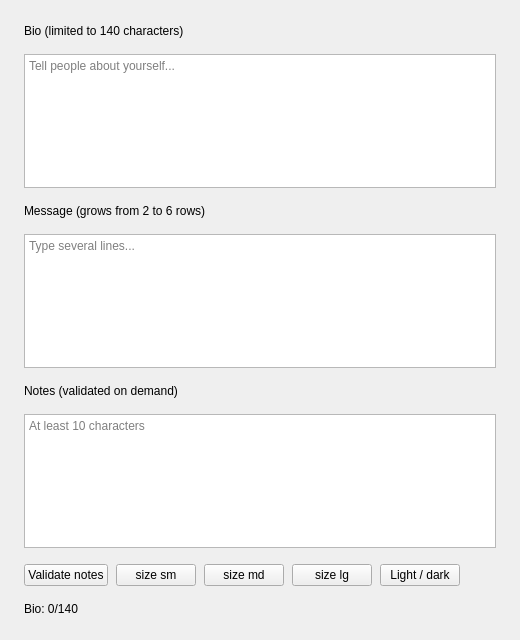
<?xml version='1.0' encoding='utf-8'?>
<ui version="4.0">
 <class>MainWindow</class>
 <widget class="QMainWindow" name="MainWindow">
  <property name="geometry">
   <rect>
    <x>0</x>
    <y>0</y>
    <width>520</width>
    <height>640</height>
   </rect>
  </property>
  <property name="windowTitle">
   <string>QCustomTextArea</string>
  </property>
  <widget class="QWidget" name="centralwidget">
   <layout class="QVBoxLayout" name="rootLayout">
    <property name="spacing">
     <number>16</number>
    </property>
    <property name="leftMargin">
     <number>24</number>
    </property>
    <property name="topMargin">
     <number>24</number>
    </property>
    <property name="rightMargin">
     <number>24</number>
    </property>
    <property name="bottomMargin">
     <number>24</number>
    </property>
    <item>
     <widget class="QLabel" name="bioHeading">
      <property name="text">
       <string>Bio (limited to 140 characters)</string>
      </property>
     </widget>
    </item>
    <item>
     <widget class="QCustomTextArea" name="bio">
      <property name="placeholderText">
       <string>Tell people about yourself...</string>
      </property>
      <property name="maxLength" stdset="0">
       <number>140</number>
      </property>
      <property name="showCounter" stdset="0">
       <bool>true</bool>
      </property>
      <property name="minRows" stdset="0">
       <number>3</number>
      </property>
     </widget>
    </item>
    <item>
     <widget class="QLabel" name="messageHeading">
      <property name="text">
       <string>Message (grows from 2 to 6 rows)</string>
      </property>
     </widget>
    </item>
    <item>
     <widget class="QCustomTextArea" name="message">
      <property name="placeholderText">
       <string>Type several lines...</string>
      </property>
      <property name="minRows" stdset="0">
       <number>2</number>
      </property>
      <property name="maxRows" stdset="0">
       <number>6</number>
      </property>
      <property name="autoGrow" stdset="0">
       <bool>true</bool>
      </property>
     </widget>
    </item>
    <item>
     <widget class="QLabel" name="notesHeading">
      <property name="text">
       <string>Notes (validated on demand)</string>
      </property>
     </widget>
    </item>
    <item>
     <widget class="QCustomTextArea" name="notes">
      <property name="placeholderText">
       <string>At least 10 characters</string>
      </property>
      <property name="minRows" stdset="0">
       <number>2</number>
      </property>
     </widget>
    </item>
    <item>
     <layout class="QHBoxLayout" name="actionsRow">
      <property name="spacing">
       <number>8</number>
      </property>
      <item>
       <widget class="QPushButton" name="validateBtn">
        <property name="text">
         <string>Validate notes</string>
        </property>
       </widget>
      </item>
      <item>
       <widget class="QPushButton" name="sizeSmBtn">
        <property name="text">
         <string>size sm</string>
        </property>
       </widget>
      </item>
      <item>
       <widget class="QPushButton" name="sizeMdBtn">
        <property name="text">
         <string>size md</string>
        </property>
       </widget>
      </item>
      <item>
       <widget class="QPushButton" name="sizeLgBtn">
        <property name="text">
         <string>size lg</string>
        </property>
       </widget>
      </item>
      <item>
       <widget class="QPushButton" name="themeBtn">
        <property name="text">
         <string>Light / dark</string>
        </property>
       </widget>
      </item>
      <item>
       <spacer name="actionsSpacer">
        <property name="orientation">
         <enum>Qt::Horizontal</enum>
        </property>
        <property name="sizeHint" stdset="0">
         <size>
          <width>40</width>
          <height>20</height>
         </size>
        </property>
       </spacer>
      </item>
     </layout>
    </item>
    <item>
     <widget class="QLabel" name="status">
      <property name="text">
       <string>Bio: 0/140</string>
      </property>
     </widget>
    </item>
    <item>
     <spacer name="bottomSpacer">
      <property name="orientation">
       <enum>Qt::Vertical</enum>
      </property>
      <property name="sizeHint" stdset="0">
       <size>
        <width>20</width>
        <height>40</height>
       </size>
      </property>
     </spacer>
    </item>
   </layout>
  </widget>
 </widget>
 <customwidgets>
  <customwidget>
   <class>QCustomTextArea</class>
   <extends>QPlainTextEdit</extends>
   <header>Custom_Widgets.QCustomTextArea</header>
  </customwidget>
 <customwidget><class>QPushButton</class><extends>QPushButton</extends><header location="global">Custom_Widgets.Theme.h</header><container>1</container></customwidget><customwidget><class>QLabel</class><extends>QLabel</extends><header location="global">Custom_Widgets.Theme.h</header><container>1</container></customwidget></customwidgets>
 <connections />
</ui>
